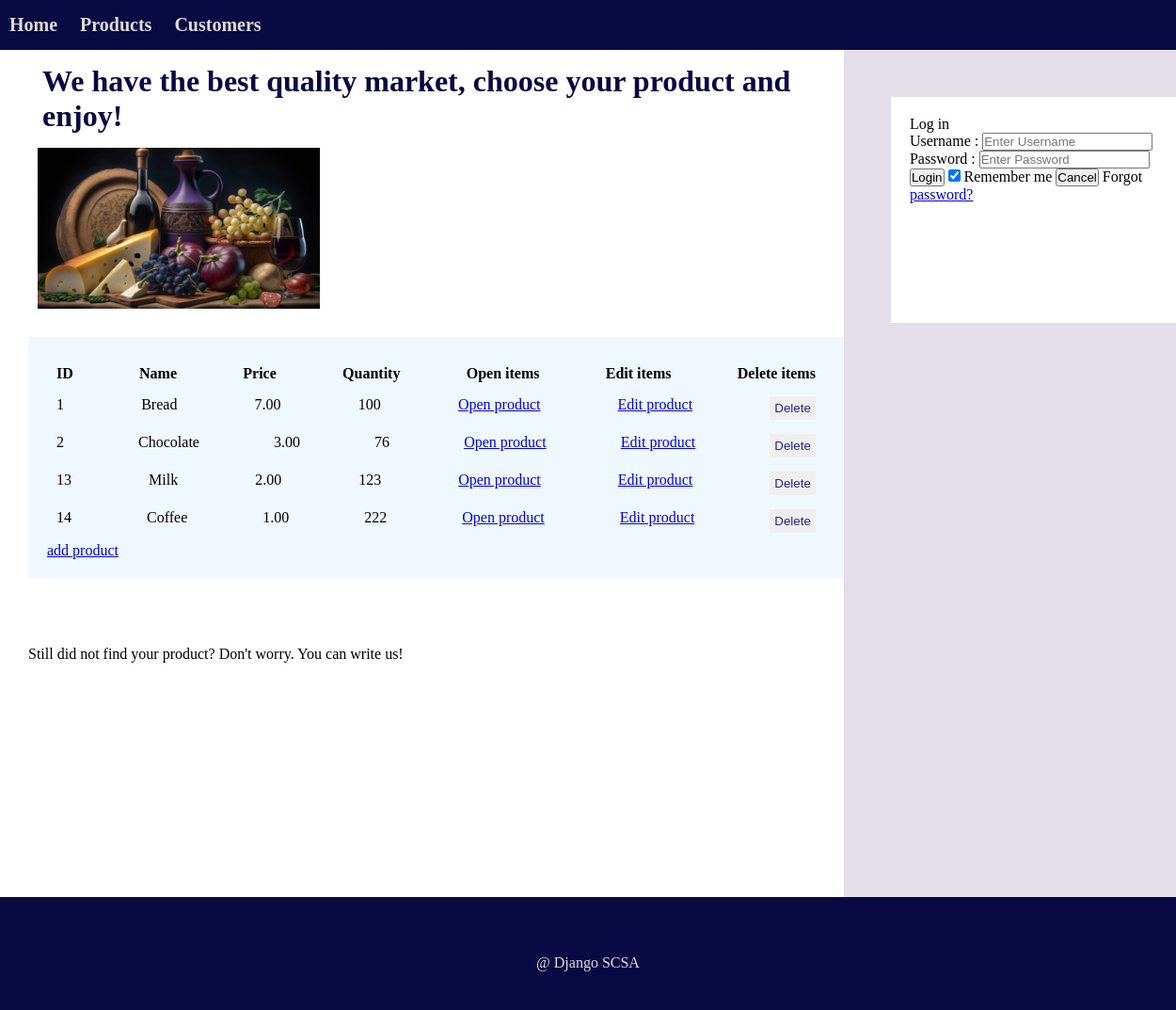
Page /home/product-list on the committed database.
### products/models.py (models this page shows)
class Product(models.Model):
    name = models.CharField(max_length=30)
    price = models.DecimalField(max_digits=3, decimal_places=2)
    quantity = models.IntegerField()
    def __str__(self):
        return self.name

### products/views.py (the view)
# urls.py: path('product-list',productslistView, name="product-list"),
def productslistView(request):
    products = Product.objects.all()
    print(f"Product's items {products}")
    print(products.count())
    context = {
        'object_list': products,
    }
    template_name = "productslist.html"
    return render(request, template_name, context)

### templates/productslist.html (shortened to what this page needs)
{% extends 'base.html' %}
{% block content %}
{% load static %}
      <header>
        <h1>We have the best quality market, choose your product and enjoy! </h1>
        <img src="{% static 'images/food-g.png' %}" alt="Food" class="image-lists">
      <header>
      <div class="table">
        <div class="row">
          <div class="col"><h4>ID</h4></div>
          <div class="col"><h4>Name</h4></div>
          <div class="col"><h4>Price</h4></div>
          <div class="col"><h4>Quantity</h4></div>
          <div class="col"><h4>Open items</h4></div>
          <div class="col"><h4>Edit items</h4></div>
          <div class="col"><h4>Delete items</h4></div>
        </div>
        {% for product in object_list %}
        <div class="row">
          <div class="col"><p>{{product.id}}</p></div>
          <div class="col"><p>{{product.name}}</p></div>
          <div class="col"><p>{{product.price }}</p></div>
          <div class="col"><p>{{product.quantity}}</p></div>
          <div class="col">
            <a href="{% url 'product' product.id %}">Open product</a>
          </div>
          <div class="col">
            <a href="{% url 'edit-product' product.id %}" >Edit product</a>
          </div>
          <div class="col">
            <form method="POST" action="{% url 'delete-product' product.id %}" id="delete-form">
              <button class="edit-btn" onclick="return ConfirmDelete()">Delete</button>
            </form>
          </div>
        </div>
      {% endfor %}
      <a href="{% url 'add-product' %}">add product</a>
    </div>
      <br>
      <br>
      <br>
      <br>
      <p>Still did not find your product? Don't worry. You can write us! </p>
      <br>
      <br>
  {% endblock %}

### static/css/styles.css (style rules this page uses)
* { margin:0; padding:0 }
body { background-color: rgb(9, 9, 67); }
h2, h1 { color: rgb(9, 9, 67); margin: 15px; }
header { width: 100%; }
.row { display: flex; justify-content:space-between; padding: 5px; margin: 5px; border-color: rgb(31, 29, 29); }
.table { background-color:aliceblue; padding: 20px; }
.image-lists { display: flex; width: 300px; margin: 10px; padding-bottom: 20px;; }
.edit-btn { padding: 5px; color: rgb(36, 36, 145); border-width: 0px; }

### rows in the picture
Product: id "1", name "Bread", price "7.00", quantity "100"
Product: id "2", name "Chocolate", price "3.00", quantity "76"
Product: id "13", name "Milk", price "2.00", quantity "123"
Product: id "14", name "Coffee", price "1.00", quantity "222"
